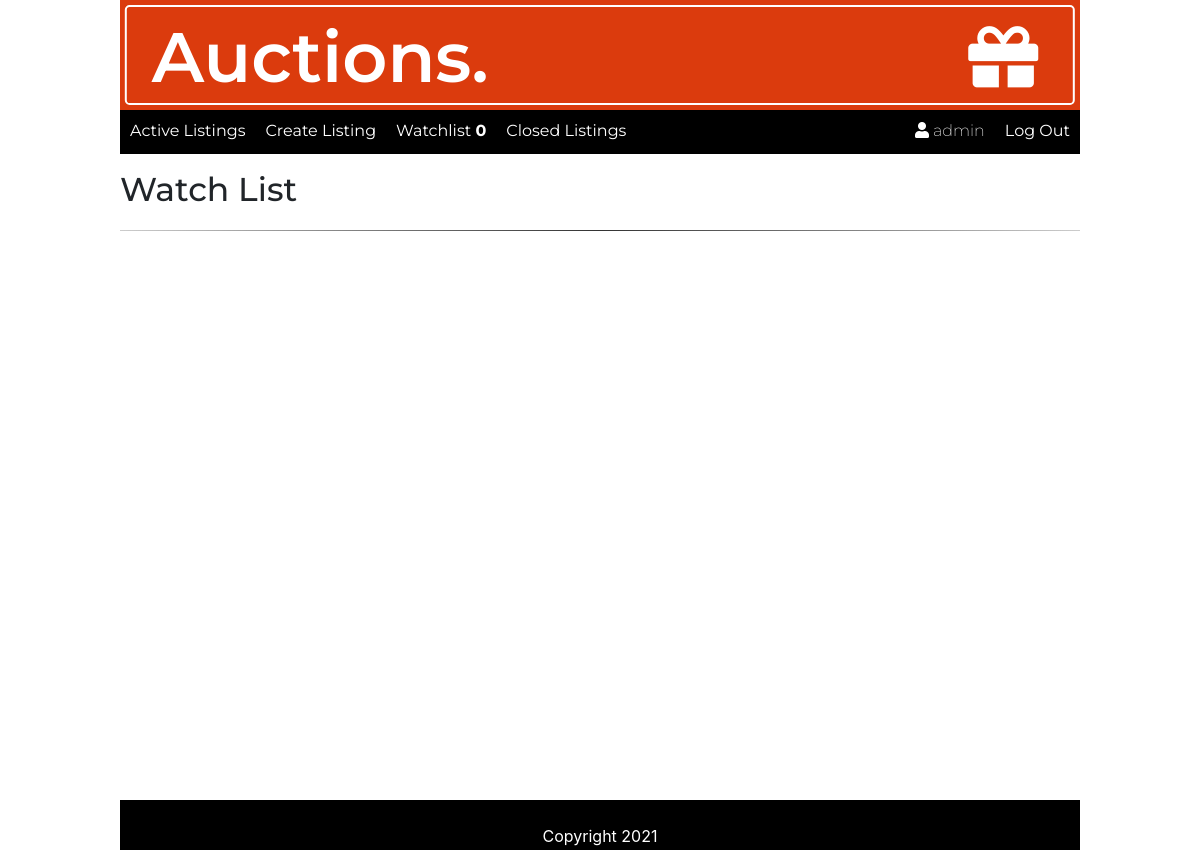
Before: /watchlist (signed in) with the older database file.
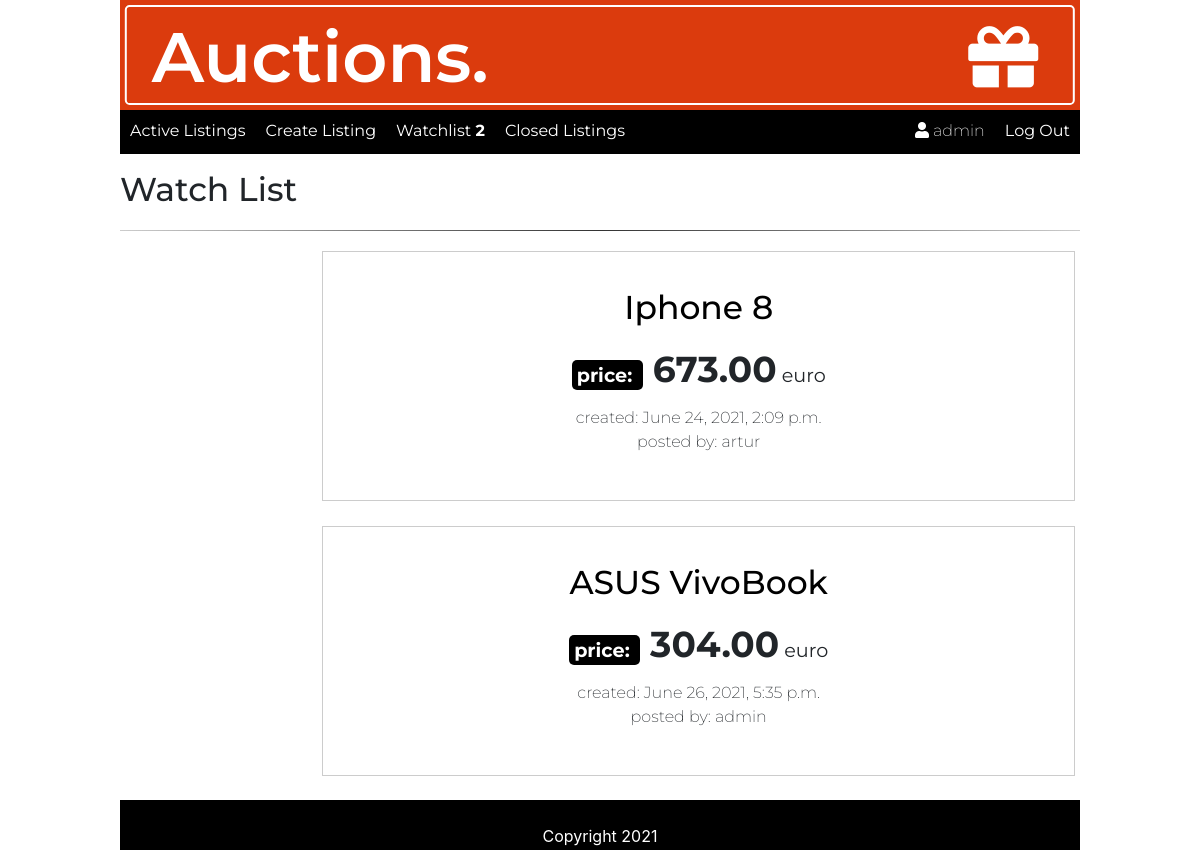
After: the same page with the newer database file.
### auctions/models.py (models this page shows, shortened)
class User(AbstractUser):
    pass

class Watchlist(models.Model):
    author = models.ForeignKey(
        settings.AUTH_USER_MODEL, on_delete=models.CASCADE)
    auction = models.ForeignKey(
        Auction_listings, on_delete=models.CASCADE)
    added = models.BooleanField(default=False)

class Auction_listings(models.Model):
    image_url = models.CharField(max_length=1000)
    title = models.CharField(max_length=128)
    description = models.TextField(max_length=1000)
    category = models.ForeignKey(Category, on_delete=models.CASCADE)
    price = models.DecimalField(decimal_places=2, max_digits=1000)
    created = models.DateTimeField(default=timezone.now, blank=True)
    author = models.ForeignKey(
        settings.AUTH_USER_MODEL, on_delete=models.CASCADE)
    active = models.BooleanField(default=True)

### auctions/views.py (the view)
# urls.py: path("watchlist", views.watchlist, name="watchlist"),
@ login_required
def watchlist(request):
    auctions = Watchlist.objects.filter(author=request.user)
    return render(request, "auctions/watchlist.html", {
        "auctions": auctions,
    })

### auctions/context_processors.py (called while the page is built)
def watchlist_all(request):
    user = request.user.is_authenticated
    if user:
        watchlist = Watchlist.objects.filter(author=request.user)
        return {'watchlist_all': watchlist}
    else:
        auctions = Auction_listings.objects.filter(active=True)
        return {'auctions': auctions}

### auctions/templates/auctions/watchlist.html (shortened to what this page needs)
{% extends 'auctions/layout.html' %}
{% block body %}
<h2>Watch List</h2>
<hr>
{% for auction in auctions %}
<div class="itemListing">
    <div class="imgItem">
    </div>
    <div class="detailsItem">
        <a href="{% url 'item' auction.auction_id %}">
            <h2>{{auction.auction.title}}</h2>
        </a>
        <p><strong>price: </strong> <span>{{auction.auction.price}}</span> euro</p>
        <span>created: {{auction.auction.created}}</span>
        <br>
        <span>posted by: {{auction.auction.author}}</span>
    </div>
</div>
{% endfor %}
{% endblock %}

### auctions/templates/auctions/layout.html (shortened to what this page needs)
{% load static %}
<!DOCTYPE html>
<html lang="en">
<head>
    <link rel="stylesheet" href="https://stackpath.bootstrapcdn.com/bootstrap/4.4.1/css/bootstrap.min.css"
>
    <link rel="stylesheet" href="https://cdnjs.cloudflare.com/ajax/libs/font-awesome/5.15.3/css/all.min.css"
 />
    <link href="{% static 'auctions/styles.css' %}" rel="stylesheet">
</head>
<body>
    <div class="containerMain">
        <div class="logo">
            <div>
                <h1 class="logoText">Auctions. <i class="fas fa-gift"></i></h1>
            </div>
        </div>
        <nav>
            <ul class="nav nav-left">
                <li class="nav-item">
                    <a class="nav-link" href="{% url 'index' %}">Active Listings</a>
                </li>
                {% if user.is_authenticated %}
                <li class="nav-item">
                    <a href="{% url 'create' %}" class="nav-link">Create Listing</a>
                </li>
                <li class="nav-item">
                    <a href="{% url 'watchlist' %}" class="nav-link">Watchlist
                        <strong>{{watchlist_all|length}}</strong></a>
                </li>
                <li class="nav-item">
                    <a href="{% url 'closed_auctions' %}" class="nav-link">Closed Listings</a>
                </li>
                {%endif%}
            </ul>
            <ul class="nav nav-right">
                {% if user.is_authenticated %}
                <li class="nav-item user">
                    <i class="fas fa-user"></i>
                    {{ user.username }}
                </li>
                <li class="nav-item">
                    <a class="nav-link" href="{% url 'logout' %}">Log Out</a>
                </li>
                {% endif %}
            </ul>
        </nav>
        {% block body %}
        {% endblock %}
    </div>
    <footer class="page-footer font-small blue pt-4">Copyright 2021</footer>
</body>
</html>

### auctions/static/auctions/styles.css (style rules this page uses)
* { margin: 0; padding: 0; box-sizing: border-box; }
.containerMain { width: 80vw; min-height: 100vh; margin: 0 auto; font-family: 'Montserrat', sans-serif !important; }
.logo { position: relative; background: #DB3B0D; width: 100%; height: 110px; color: white; }
.logo>div { position: absolute; top: 50%; left: 50%; transform: translate(-50%, -50%); background: #DB3B0D; width: 99%; height: 100px; border: 2px solid white; border-radius: .3rem; }
.logoText { font-size: 70px; padding-left: 25px; font-weight: 600; line-height: 100px; }
.logo h1 i { float: right; margin-right: 35px; line-height: 100px; }
nav { background: black; margin-bottom: 10px; display: flex; flex-wrap: nowrap; justify-content: space-between; width: 100%; height: 44px; }
.nav-item { background: #000; list-style: none; height: 100%; transition: .4s; }
.nav-link, .user { color: white; text-decoration: none; padding: 9px 10px 5px; }
.user { background: #000 !important; font-weight: 200; }
.itemListing { display: flex; justify-content: flex-start; margin-bottom: 5px; padding: 10px 5px; }
.listingsTitle, h2 { font-size: 33px; line-height: 50px; }
hr { border: 0; margin-bottom: 10px; height: 1px; background: #333; background-image: linear-gradient(to right, #ccc, #333, #ccc); }
p { font-size: 1.2rem; text-align: center; }
.imgItem { position: relative; width: 250px; height: 250px; }
.detailsItem { border: 1px solid #ccc; width: 100%; text-align: center; padding: 5px; }
.detailsItem a { text-decoration: none; color: black; }
.detailsItem h2 { margin: 25px 0 5px 0; }
.detailsItem p { margin: 10px 0; }
.detailsItem p strong, .mainItem p strong { margin-right: 10px; padding: 3px 5px; background: #000; color: white; border-radius: 5px; }
.detailsItem p span { font-size: 36px; font-weight: bold; }
.detailsItem span { font-weight: 200; }
footer { width: 80vw; height: 50px; margin: 0 auto; padding-top: 10px; background: #000; color: white; text-align: center; }

Changed rows visible on the page:
added Watchlist: auction "Iphone 8", auction.price "673.00", auction.created "June 24, 2021, 2:09 p.m.", auction.author "artur"
added Watchlist: auction "ASUS VivoBook", auction.price "304.00", auction.created "June 26, 2021, 5:35 p.m.", auction.author "admin"
Other visible differences:
{{ watchlist_all|length }}: "0" → "2"
